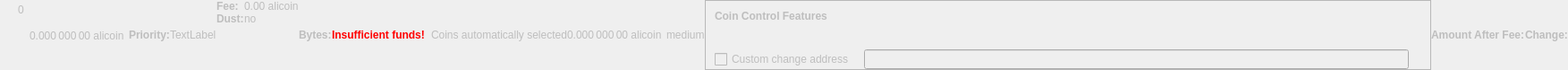
    <widget class="QWidget" name="dummyHideWidget" native="true">
     <property name="enabled">
      <bool>false</bool>
     </property>
     <property name="maximumSize">
      <size>
       <width>100</width>
       <height>22</height>
      </size>
     </property>
     <layout class="QHBoxLayout" name="dummyHideLayout">
      <property name="spacing">
       <number>0</number>
      </property>
      <property name="leftMargin">
       <number>0</number>
      </property>
      <property name="topMargin">
       <number>0</number>
      </property>
      <property name="rightMargin">
       <number>0</number>
      </property>
      <property name="bottomMargin">
       <number>0</number>
      </property>
      <item>
       <layout class="QFormLayout" name="formLayoutCoinControl1">
        <property name="horizontalSpacing">
         <number>10</number>
        </property>
        <property name="verticalSpacing">
         <number>14</number>
        </property>
        <property name="leftMargin">
         <number>10</number>
        </property>
        <property name="topMargin">
         <number>4</number>
        </property>
        <property name="rightMargin">
         <number>6</number>
        </property>
        <item row="0" column="1">
         <widget class="QLabel" name="labelCoinControlBytes">
          <property name="cursor">
           <cursorShape>IBeamCursor</cursorShape>
          </property>
          <property name="contextMenuPolicy">
           <enum>Qt::ActionsContextMenu</enum>
          </property>
          <property name="text">
           <string notr="true">0</string>
          </property>
          <property name="textInteractionFlags">
           <set>Qt::LinksAccessibleByMouse|Qt::TextSelectableByKeyboard|Qt::TextSelectableByMouse</set>
          </property>
         </widget>
        </item>
       </layout>
      </item>
      <item>
       <widget class="QLabel" name="labelCoinControlAfterFee">
        <property name="enabled">
         <bool>false</bool>
        </property>
        <property name="sizePolicy">
         <sizepolicy hsizetype="Fixed" vsizetype="Fixed">
          <horstretch>0</horstretch>
          <verstretch>0</verstretch>
         </sizepolicy>
        </property>
        <property name="minimumSize">
         <size>
          <width>111</width>
          <height>12</height>
         </size>
        </property>
        <property name="maximumSize">
         <size>
          <width>111</width>
          <height>12</height>
         </size>
        </property>
        <property name="cursor">
         <cursorShape>IBeamCursor</cursorShape>
        </property>
        <property name="contextMenuPolicy">
         <enum>Qt::ActionsContextMenu</enum>
        </property>
        <property name="text">
         <string notr="true">0.000 000 00 alicoin</string>
        </property>
        <property name="textInteractionFlags">
         <set>Qt::LinksAccessibleByMouse|Qt::TextSelectableByKeyboard|Qt::TextSelectableByMouse</set>
        </property>
       </widget>
      </item>
      <item>
       <widget class="QLabel" name="labelCoinControlPriorityText">
        <property name="enabled">
         <bool>false</bool>
        </property>
        <property name="font">
         <font>
          <weight>75</weight>
          <bold>true</bold>
         </font>
        </property>
        <property name="text">
         <string>Priority:</string>
        </property>
       </widget>
      </item>
      <item>
       <layout class="QHBoxLayout" name="horizontalLayout">
        <item>
         <widget class="QLabel" name="WarningLabel">
          <property name="text">
           <string>TextLabel</string>
          </property>
         </widget>
        </item>
       </layout>
      </item>
      <item>
       <layout class="QFormLayout" name="formLayoutCoinControl3">
        <property name="horizontalSpacing">
         <number>0</number>
        </property>
        <property name="verticalSpacing">
         <number>0</number>
        </property>
        <property name="leftMargin">
         <number>0</number>
        </property>
        <property name="topMargin">
         <number>0</number>
        </property>
        <property name="rightMargin">
         <number>0</number>
        </property>
        <item row="0" column="0">
         <widget class="QLabel" name="labelCoinControlFeeText">
          <property name="enabled">
           <bool>false</bool>
          </property>
          <property name="font">
           <font>
            <weight>75</weight>
            <bold>true</bold>
           </font>
          </property>
          <property name="text">
           <string>Fee:</string>
          </property>
          <property name="margin">
           <number>0</number>
          </property>
         </widget>
        </item>
        <item row="0" column="1">
         <widget class="QLabel" name="labelCoinControlFee">
          <property name="enabled">
           <bool>false</bool>
          </property>
          <property name="cursor">
           <cursorShape>IBeamCursor</cursorShape>
          </property>
          <property name="contextMenuPolicy">
           <enum>Qt::ActionsContextMenu</enum>
          </property>
          <property name="text">
           <string notr="true">0.00 alicoin</string>
          </property>
          <property name="textInteractionFlags">
           <set>Qt::LinksAccessibleByMouse|Qt::TextSelectableByKeyboard|Qt::TextSelectableByMouse</set>
          </property>
         </widget>
        </item>
        <item row="1" column="0">
         <widget class="QLabel" name="labelCoinControlLowOutputText">
          <property name="enabled">
           <bool>false</bool>
          </property>
          <property name="font">
           <font>
            <weight>75</weight>
            <bold>true</bold>
           </font>
          </property>
          <property name="text">
           <string>Dust:</string>
          </property>
         </widget>
        </item>
        <item row="1" column="1">
         <widget class="QLabel" name="labelCoinControlLowOutput">
          <property name="enabled">
           <bool>false</bool>
          </property>
          <property name="cursor">
           <cursorShape>IBeamCursor</cursorShape>
          </property>
          <property name="contextMenuPolicy">
           <enum>Qt::ActionsContextMenu</enum>
          </property>
          <property name="text">
           <string>no</string>
          </property>
          <property name="textInteractionFlags">
           <set>Qt::LinksAccessibleByMouse|Qt::TextSelectableByKeyboard|Qt::TextSelectableByMouse</set>
          </property>
         </widget>
        </item>
       </layout>
      </item>
      <item>
       <widget class="QLabel" name="labelCoinControlBytesText">
        <property name="enabled">
         <bool>false</bool>
        </property>
        <property name="font">
         <font>
          <weight>75</weight>
          <bold>true</bold>
         </font>
        </property>
        <property name="text">
         <string>Bytes:</string>
        </property>
       </widget>
      </item>
      <item>
       <layout class="QFormLayout" name="formLayoutCoinControl2">
        <property name="horizontalSpacing">
         <number>0</number>
        </property>
        <property name="verticalSpacing">
         <number>0</number>
        </property>
        <property name="leftMargin">
         <number>0</number>
        </property>
        <property name="topMargin">
         <number>0</number>
        </property>
        <property name="rightMargin">
         <number>0</number>
        </property>
       </layout>
      </item>
      <item>
       <layout class="QHBoxLayout" name="horizontalLayoutCoinControl2">
        <property name="spacing">
         <number>0</number>
        </property>
        <property name="bottomMargin">
         <number>0</number>
        </property>
       </layout>
      </item>
      <item>
       <widget class="QLabel" name="labelCoinControlInsuffFunds">
        <property name="enabled">
         <bool>false</bool>
        </property>
        <property name="minimumSize">
         <size>
          <width>0</width>
          <height>0</height>
         </size>
        </property>
        <property name="font">
         <font>
          <weight>75</weight>
          <bold>true</bold>
         </font>
        </property>
        <property name="styleSheet">
         <string notr="true">color:red;font-weight:bold;</string>
        </property>
        <property name="text">
         <string>Insufficient funds!</string>
        </property>
        <property name="margin">
         <number>5</number>
        </property>
       </widget>
      </item>
      <item>
       <layout class="QFormLayout" name="formLayoutCoinControl4">
        <property name="horizontalSpacing">
         <number>0</number>
        </property>
        <property name="verticalSpacing">
         <number>0</number>
        </property>
        <property name="leftMargin">
         <number>0</number>
        </property>
        <property name="topMargin">
         <number>0</number>
        </property>
        <property name="rightMargin">
         <number>0</number>
        </property>
       </layout>
      </item>
      <item>
       <widget class="QLabel" name="labelCoinControlChangeLabel">
        <property name="enabled">
         <bool>false</bool>
        </property>
        <property name="sizePolicy">
         <sizepolicy hsizetype="Preferred" vsizetype="Expanding">
          <horstretch>0</horstretch>
          <verstretch>0</verstretch>
         </sizepolicy>
        </property>
        <property name="minimumSize">
         <size>
          <width>0</width>
          <height>0</height>
         </size>
        </property>
        <property name="text">
         <string/>
        </property>
        <property name="margin">
         <number>3</number>
        </property>
       </widget>
      </item>
      <item>
       <widget class="QLabel" name="labelCoinControlAutomaticallySelected">
        <property name="enabled">
         <bool>false</bool>
        </property>
        <property name="sizePolicy">
         <sizepolicy hsizetype="Fixed" vsizetype="Fixed">
          <horstretch>0</horstretch>
          <verstretch>0</verstretch>
         </sizepolicy>
        </property>
        <property name="minimumSize">
         <size>
          <width>0</width>
          <height>0</height>
         </size>
        </property>
        <property name="maximumSize">
         <size>
          <width>240</width>
          <height>16777215</height>
         </size>
        </property>
        <property name="text">
         <string>Coins automatically selected</string>
        </property>
        <property name="margin">
         <number>5</number>
        </property>
       </widget>
      </item>
      <item>
       <widget class="QLabel" name="labelCoinControlChange">
        <property name="enabled">
         <bool>false</bool>
        </property>
        <property name="sizePolicy">
         <sizepolicy hsizetype="Fixed" vsizetype="Fixed">
          <horstretch>0</horstretch>
          <verstretch>0</verstretch>
         </sizepolicy>
        </property>
        <property name="minimumSize">
         <size>
          <width>111</width>
          <height>0</height>
         </size>
        </property>
        <property name="maximumSize">
         <size>
          <width>111</width>
          <height>16777215</height>
         </size>
        </property>
        <property name="cursor">
         <cursorShape>IBeamCursor</cursorShape>
        </property>
        <property name="contextMenuPolicy">
         <enum>Qt::ActionsContextMenu</enum>
        </property>
        <property name="text">
         <string notr="true">0.000 000 00 alicoin</string>
        </property>
        <property name="textInteractionFlags">
         <set>Qt::LinksAccessibleByMouse|Qt::TextSelectableByKeyboard|Qt::TextSelectableByMouse</set>
        </property>
       </widget>
      </item>
      <item>
       <widget class="QLabel" name="labelCoinControlPriority">
        <property name="enabled">
         <bool>false</bool>
        </property>
        <property name="cursor">
         <cursorShape>IBeamCursor</cursorShape>
        </property>
        <property name="contextMenuPolicy">
         <enum>Qt::ActionsContextMenu</enum>
        </property>
        <property name="text">
         <string>medium</string>
        </property>
        <property name="textInteractionFlags">
         <set>Qt::LinksAccessibleByMouse|Qt::TextSelectableByKeyboard|Qt::TextSelectableByMouse</set>
        </property>
       </widget>
      </item>
      <item>
       <widget class="QFrame" name="frameCoinControl">
        <property name="sizePolicy">
         <sizepolicy hsizetype="Expanding" vsizetype="Expanding">
          <horstretch>0</horstretch>
          <verstretch>0</verstretch>
         </sizepolicy>
        </property>
        <property name="maximumSize">
         <size>
          <width>16777215</width>
          <height>16777215</height>
         </size>
        </property>
        <property name="frameShape">
         <enum>QFrame::StyledPanel</enum>
        </property>
        <property name="frameShadow">
         <enum>QFrame::Sunken</enum>
        </property>
        <layout class="QVBoxLayout" name="verticalLayoutCoinControl2_2">
         <property name="spacing">
          <number>0</number>
         </property>
         <property name="leftMargin">
          <number>0</number>
         </property>
         <property name="topMargin">
          <number>0</number>
         </property>
         <property name="rightMargin">
          <number>0</number>
         </property>
         <property name="bottomMargin">
          <number>0</number>
         </property>
         <item>
          <layout class="QVBoxLayout" name="verticalLayoutCoinControl" stretch="0,0,0,1">
           <property name="spacing">
            <number>0</number>
           </property>
           <property name="leftMargin">
            <number>10</number>
           </property>
           <property name="topMargin">
            <number>10</number>
           </property>
           <item>
            <layout class="QHBoxLayout" name="horizontalLayoutCoinControl1">
             <property name="bottomMargin">
              <number>15</number>
             </property>
             <item>
              <widget class="QLabel" name="labelCoinControlFeatures">
               <property name="enabled">
                <bool>false</bool>
               </property>
               <property name="sizePolicy">
                <sizepolicy hsizetype="Preferred" vsizetype="Maximum">
                 <horstretch>0</horstretch>
                 <verstretch>0</verstretch>
                </sizepolicy>
               </property>
               <property name="font">
                <font>
                 <weight>75</weight>
                 <bold>true</bold>
                </font>
               </property>
               <property name="styleSheet">
                <string notr="true">font-weight:bold;</string>
               </property>
               <property name="text">
                <string>Coin Control Features</string>
               </property>
              </widget>
             </item>
            </layout>
           </item>
           <item>
            <widget class="QWidget" name="widgetCoinControl" native="true">
             <property name="sizePolicy">
              <sizepolicy hsizetype="Preferred" vsizetype="Preferred">
               <horstretch>0</horstretch>
               <verstretch>0</verstretch>
              </sizepolicy>
             </property>
             <property name="minimumSize">
              <size>
               <width>0</width>
               <height>0</height>
              </size>
             </property>
             <property name="styleSheet">
              <string notr="true"/>
             </property>
             <layout class="QHBoxLayout" name="horizontalLayoutCoinControl5_2">
              <property name="leftMargin">
               <number>0</number>
              </property>
              <property name="topMargin">
               <number>0</number>
              </property>
              <property name="rightMargin">
               <number>0</number>
              </property>
              <property name="bottomMargin">
               <number>0</number>
              </property>
              <item>
               <layout class="QHBoxLayout" name="horizontalLayoutCoinControl3">
                <property name="spacing">
                 <number>20</number>
                </property>
                <property name="topMargin">
                 <number>0</number>
                </property>
                <property name="bottomMargin">
                 <number>10</number>
                </property>
               </layout>
              </item>
             </layout>
            </widget>
           </item>
           <item>
            <layout class="QHBoxLayout" name="horizontalLayoutCoinControl4" stretch="0,0,0">
             <property name="spacing">
              <number>12</number>
             </property>
             <property name="sizeConstraint">
              <enum>QLayout::SetDefaultConstraint</enum>
             </property>
             <property name="topMargin">
              <number>5</number>
             </property>
             <property name="rightMargin">
              <number>5</number>
             </property>
             <item>
              <widget class="QCheckBox" name="checkBoxCoinControlChange">
               <property name="enabled">
                <bool>false</bool>
               </property>
               <property name="toolTip">
                <string>If this is activated, but the change address is empty or invalid, change will be sent to a newly generated address.</string>
               </property>
               <property name="text">
                <string>Custom change address</string>
               </property>
              </widget>
             </item>
             <item>
              <widget class="QValidatedLineEdit" name="lineEditCoinControlChange">
               <property name="enabled">
                <bool>false</bool>
               </property>
               <property name="sizePolicy">
                <sizepolicy hsizetype="Expanding" vsizetype="Fixed">
                 <horstretch>0</horstretch>
                 <verstretch>0</verstretch>
                </sizepolicy>
               </property>
              </widget>
             </item>
             <item>
              <widget class="QLabel" name="labelCoinControlChangeLabel_2">
               <property name="sizePolicy">
                <sizepolicy hsizetype="Preferred" vsizetype="Expanding">
                 <horstretch>0</horstretch>
                 <verstretch>0</verstretch>
                </sizepolicy>
               </property>
               <property name="minimumSize">
                <size>
                 <width>0</width>
                 <height>0</height>
                </size>
               </property>
               <property name="text">
                <string/>
               </property>
               <property name="margin">
                <number>3</number>
               </property>
              </widget>
             </item>
            </layout>
           </item>
           <item>
            <spacer name="verticalSpacerCoinControl">
             <property name="orientation">
              <enum>Qt::Vertical</enum>
             </property>
             <property name="sizeHint" stdset="0">
              <size>
               <width>800</width>
               <height>1</height>
              </size>
             </property>
            </spacer>
           </item>
          </layout>
         </item>
        </layout>
       </widget>
      </item>
      <item>
       <widget class="QLabel" name="labelCoinControlAfterFeeText">
        <property name="enabled">
         <bool>false</bool>
        </property>
        <property name="minimumSize">
         <size>
          <width>0</width>
          <height>0</height>
         </size>
        </property>
        <property name="maximumSize">
         <size>
          <width>16777215</width>
          <height>16777215</height>
         </size>
        </property>
        <property name="font">
         <font>
          <weight>75</weight>
          <bold>true</bold>
         </font>
        </property>
        <property name="text">
         <string>Amount After Fee:</string>
        </property>
        <property name="alignment">
         <set>Qt::AlignLeading|Qt::AlignLeft|Qt::AlignVCenter</set>
        </property>
        <property name="margin">
         <number>0</number>
        </property>
       </widget>
      </item>
      <item>
       <widget class="QLabel" name="labelCoinControlChangeText">
        <property name="enabled">
         <bool>false</bool>
        </property>
        <property name="sizePolicy">
         <sizepolicy hsizetype="Preferred" vsizetype="Preferred">
          <horstretch>0</horstretch>
          <verstretch>0</verstretch>
         </sizepolicy>
        </property>
        <property name="minimumSize">
         <size>
          <width>0</width>
          <height>0</height>
         </size>
        </property>
        <property name="maximumSize">
         <size>
          <width>16777215</width>
          <height>16777215</height>
         </size>
        </property>
        <property name="font">
         <font>
          <weight>75</weight>
          <bold>true</bold>
         </font>
        </property>
        <property name="text">
         <string>Change:</string>
        </property>
        <property name="alignment">
         <set>Qt::AlignLeading|Qt::AlignLeft|Qt::AlignVCenter</set>
        </property>
       </widget>
      </item>
     </layout>
    </widget>
